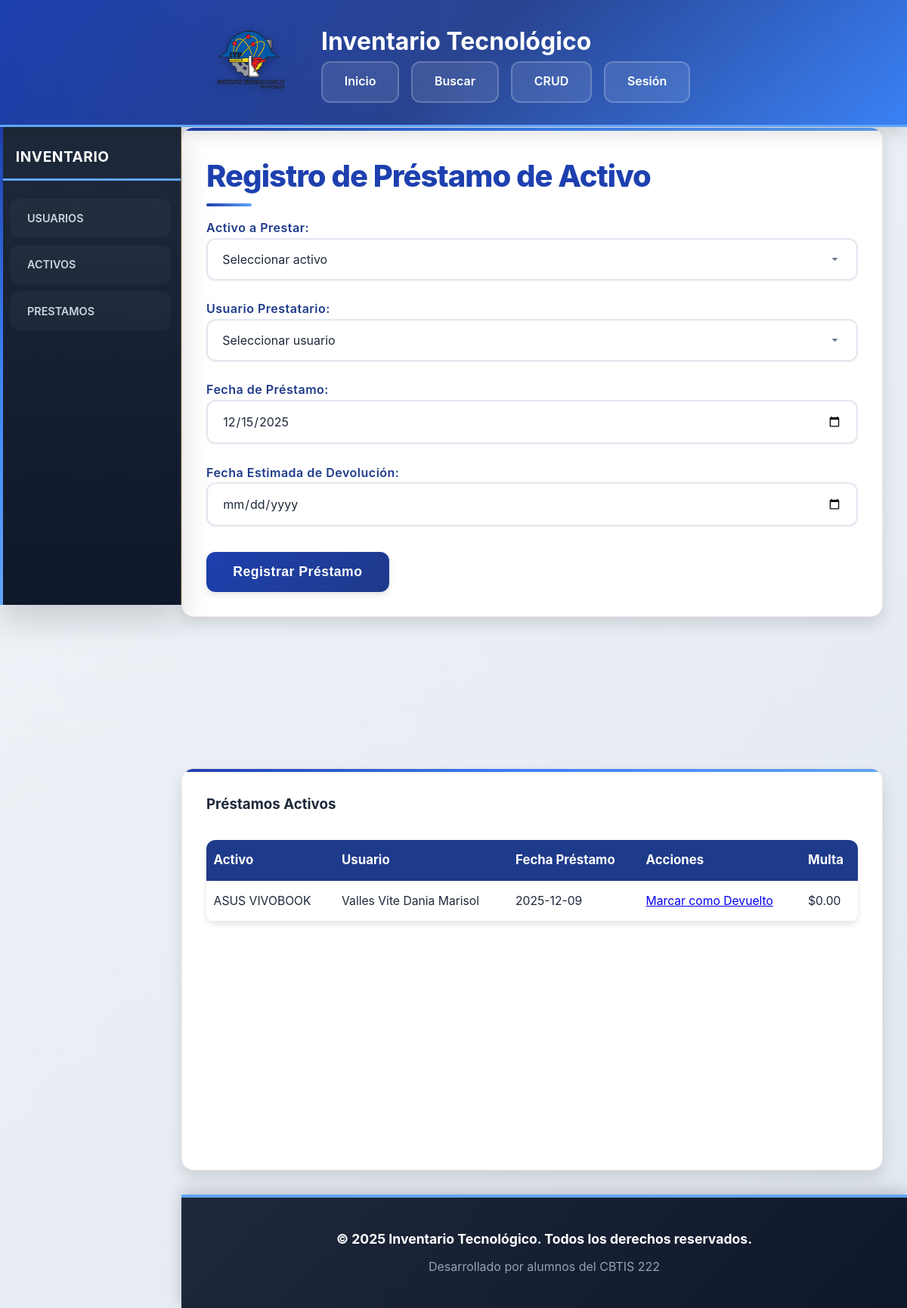
The page /pages/form_PrestamoActivo.php on the database its author committed.
### tables this page shows
CREATE TABLE `Prestamos_historial` (
  `id_prestamo` int(11) NOT NULL,
  `id_activo` int(11) DEFAULT NULL,
  `fecha_prestamo` date DEFAULT NULL,
  `fecha_devolucion_estimada` date DEFAULT NULL,
  `fecha_devolucion` date DEFAULT NULL,
  `multa` decimal(10,2) DEFAULT 0.00,
  `id_usuario_prestatario` int(11) DEFAULT NULL
);

CREATE TABLE `Marcas` (
  `id_marca` int(11) NOT NULL,
  `nombre_marca` varchar(50) NOT NULL
);

CREATE TABLE `Modelos` (
  `id_modelo` int(11) NOT NULL,
  `nombre_modelo` varchar(50) NOT NULL,
  `id_marca` int(11) DEFAULT NULL
);

CREATE TABLE `Usuarios` (
  `id_usuario` int(11) NOT NULL,
  `nombre` varchar(100) DEFAULT NULL,
  `nombre_usuario` varchar(50) NOT NULL,
  `password` varchar(255) NOT NULL,
  `last_login` datetime DEFAULT NULL,
  `rol_usuario` int(11) DEFAULT NULL
);

### pages/form_PrestamoActivo.php (the view, shortened to what this page needs)
<?php
include '../includes/DBConfig.php';
include '../includes/header.php';
?>
<body>
    <section class="contenedor">
        <h2>Registro de Préstamo de Activo</h2>
        <form action="../api/crear_prestamo.php" method="post">
            <label>Activo a Prestar:
                <select name="no_inventario" required>
                    <option value="">Seleccionar activo</option>
                </select>
            </label>
            <label>Usuario Prestatario:
                <select name="id_usuario_prestatario" required>
                    <option value="">Seleccionar usuario</option>
                </select>
            </label>
            <label>Fecha de Préstamo:
                <input type="date" name="fecha_prestamo" value="<?= date('Y-m-d') ?>" required>
            </label>
            <label>Fecha Estimada de Devolución:
                <input type="date" name="fecha_devolucion" required>
            </label>
            <button type="submit">Registrar Préstamo</button>
        </form>
    </section>
    <section class="contenedor">
        <h3>Préstamos Activos</h3>
        <?php
        $sql_prestamos = "SELECT p.*,
                         a.no_inventario,
                         m.nombre_marca as marca,
                         mo.nombre_modelo as modelo,
                         u.nombre as nombre_usuario
                         FROM Prestamos_historial p
                         JOIN Activos a ON p.id_activo = a.id_activo
                         JOIN Marcas m ON a.id_marca = m.id_marca
                         JOIN Modelos mo ON a.id_modelo = mo.id_modelo
                         JOIN Usuarios u ON p.id_usuario_prestatario = u.id_usuario
                         WHERE p.fecha_devolucion IS NULL
                         ORDER BY p.fecha_prestamo DESC";
        $result_prestamos = $conexion->query($sql_prestamos);
        if ($result_prestamos->num_rows > 0): ?>
            <table class="tablas">
                <thead>
                    <tr>
                        <th>Activo</th>
                        <th>Usuario</th>
                        <th>Fecha Préstamo</th>
                        <th>Acciones</th>
<th>Multa</th>
                    </tr>
                </thead>
                <tbody>
                    <?php while ($prestamo = $result_prestamos->fetch_assoc()): ?>
                    <tr>
                        <td data-label="Activo"><?= htmlspecialchars($prestamo['marca'] . ' ' . $prestamo['modelo']) ?></td>
                        <td data-label="Usuario"><?= htmlspecialchars($prestamo['nombre_usuario']) ?></td>
                        <td data-label="Fecha Préstamo"><?= htmlspecialchars($prestamo['fecha_prestamo']) ?></td>
                        <td data-label="Acciones">
                            <a href="../api/devolver_prestamo.php?id_prestamo=<?= $prestamo['id_prestamo'] ?>"
                               onclick="return confirm('¿Confirmar devolución?')">
                                Marcar como Devuelto
                            </a>
                        </td>
                        <td data-label="Multa">
                            <?php
                            if (isset($prestamo['multa'])) {
                                echo '$' . number_format($prestamo['multa'], 2);
                            } else {
                                echo '-';
                            }
                            ?>
                        </td>
                    </tr>
                    <?php endwhile; ?>
                </tbody>
            </table>
        <?php else: ?>
            <p>No hay préstamos activos</p>
        <?php endif; ?>
    </section>
</body>
<?php
include '../includes/footer.php';
?>

### assets/css/style.css (style rules this page uses)
* { margin: 0; padding: 0; box-sizing: border-box; }
:root { --color-guinda: #1e40af; --color-guinda-oscuro: #1e3a8a; --color-guinda-claro: #2563eb; --color-azul-electrico: #3b82f6; --color-azul-oscuro: #1e40af; --color-dorado: #60a5fa; --color-fondo: #F1F5F9; --color-fondo-secundario: #FFFFFF; --color-texto: #1E293B; --color-texto-claro: #64748B; --sombra-xs: 0 1px 2px rgba(0, 0, 0, 0.05); --sombra-sm: 0 2px 4px rgba(0, 0, 0, 0.08); --sombra-md: 0 4px 8px rgba(0, 0, 0, 0.1); --sombra-lg: 0 10px 20px rgba(0, 0, 0, 0.12); --sombra-xl: 0 20px 40px rgba(0, 0, 0, 0.15); --transicion-rapida: 0.15s ease; --transicion-normal: 0.3s ease; --transicion-lenta: 0.5s ease; --radio-sm: 8px; --radio-md: 12px; --radio-lg: 16px; }
body { font-family: -apple-system, BlinkMacSystemFont, 'Inter', 'Segoe UI', 'Roboto', sans-serif; background: linear-gradient(135deg, #F1F5F9 0%, #E2E8F0 100%); color: var(--color-texto); line-height: 1.6; min-height: 100vh; overflow-x: hidden; display: flex; flex-direction: column; }
.contenedor { margin-left: 240px; margin-top: 168px; padding: 2rem; min-height: calc(100vh - 268px); background: var(--color-fondo-secundario); border-radius: var(--radio-lg); box-shadow: var(--sombra-lg); position: relative; overflow: hidden; border: 1px solid rgba(139, 21, 56, 0.1); animation: fadeInUp 0.6s ease-out; margin-right: 2rem; margin-bottom: 2rem; flex: 1; }
.contenedor::before { content: ''; position: absolute; top: 0; left: 0; width: 100%; height: 4px; background: linear-gradient(90deg, var(--color-guinda), var(--color-azul-electrico), var(--color-dorado)); }
.contenedor h2 { color: var(--color-guinda); font-size: 2.5rem; margin-bottom: 1.5rem; font-weight: 800; letter-spacing: -1px; position: relative; display: inline-block; }
.contenedor h2::after { content: ''; position: absolute; bottom: -8px; left: 0; width: 60px; height: 4px; background: linear-gradient(90deg, var(--color-guinda), var(--color-dorado)); border-radius: 2px; }
.tablas { width: 100%; border-collapse: separate; border-spacing: 0; background: #fff; border-radius: var(--radio-md); box-shadow: var(--sombra-md); margin-top: 2rem; font-size: 1rem; table-layout: auto; overflow: hidden; }
.tablas th, .tablas td { padding: 0.85rem 0.6rem; text-align: left; border-bottom: 1px solid #e5e7eb; vertical-align: middle; max-width: 170px; word-break: break-word; white-space: normal; overflow-wrap: anywhere; }
.tablas th { white-space: normal; overflow-wrap: anywhere; font-size: 0.99rem; }
.tablas td { font-size: 0.98rem; }
@media (min-width: 1200px) { .tablas th, .tablas td { max-width: 260px; } }
.tablas th { background: var(--color-guinda-oscuro); color: #fff; font-weight: 700; font-size: 1.05rem; position: sticky; top: 0; z-index: 2; }
.input-group input, input[type="text"], input[type="password"], input[type="date"], select { width: 100%; padding: 1rem 1.2rem; border: 2px solid #E2E8F0; border-radius: var(--radio-md); font-size: 1rem; transition: var(--transicion-normal); background: var(--color-fondo-secundario); color: var(--color-texto); box-shadow: var(--sombra-xs); margin-bottom: 1.1rem; outline: none; appearance: none; font-family: inherit; }
label { display: block; margin-bottom: 0.5rem; color: var(--color-guinda-oscuro); font-weight: 600; letter-spacing: 0.5px; font-size: 1rem; }
button, input[type="submit"] { background: linear-gradient(135deg, var(--color-guinda) 0%, var(--color-guinda-oscuro) 100%); color: white; border: none; border-radius: var(--radio-md); font-size: 1.1rem; font-weight: 700; padding: 1rem 2.2rem; cursor: pointer; transition: var(--transicion-normal); box-shadow: var(--sombra-md); margin-top: 0.5rem; letter-spacing: 0.5px; position: relative; overflow: hidden; }
select { padding-right: 2.5rem; }

### rows shown on the page
prestamos_historial: marcas.nombre_marca "ASUS VIVOBOOK", id_usuario_prestatario.nombre "Valles Vite Dania Marisol", fecha_prestamo "2025-12-09", multa "0.00"
